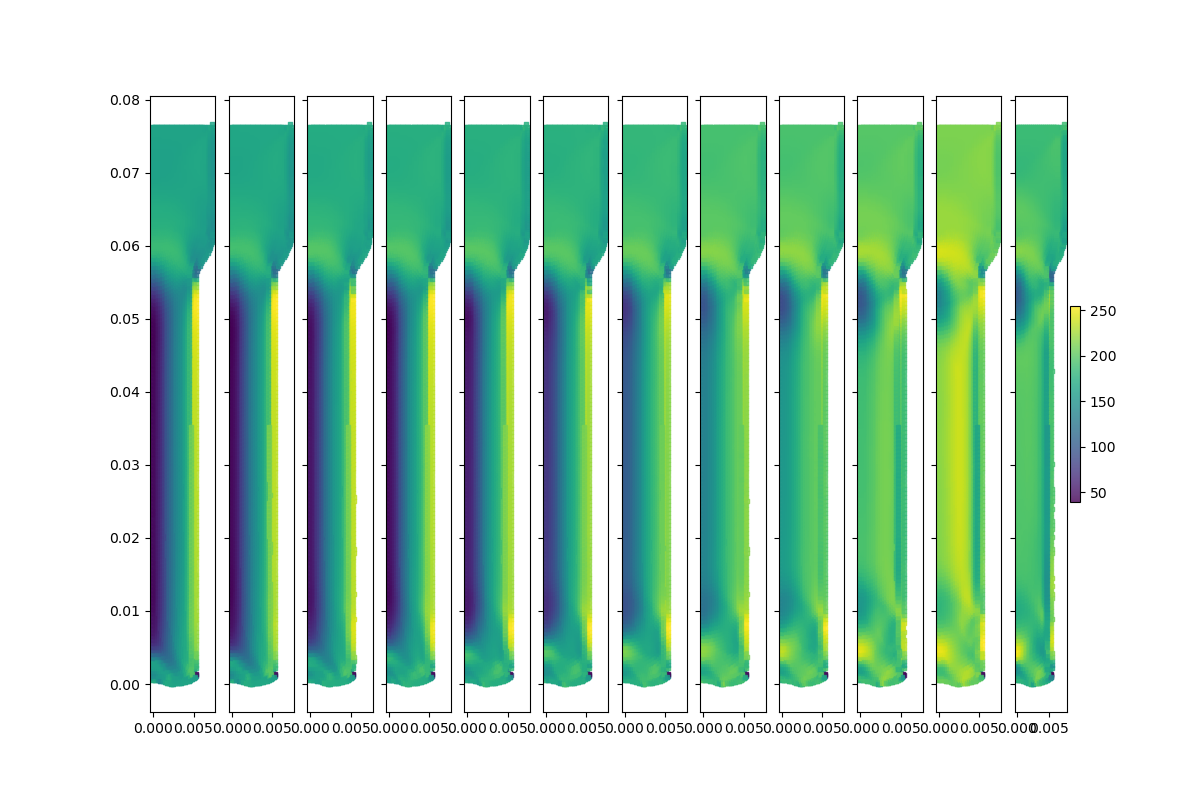

Write the Python code that produced this figure.
import numpy as np
import pandas as pd
import matplotlib.pyplot as plt

data_points = 7744
im_size = 88
size = 12
df_xz = pd.read_csv('/Volumes/ShuoYang/data_test/XZ_coor.csv', header=None)
data_xz = np.asarray(df_xz)
x = data_xz[0, :data_points] - np.min(data_xz[0])
z = data_xz[1, :data_points] - np.min(data_xz[1])
path = './dataset/data_single_label.csv'
df = pd.read_csv(path, header=None)
images = df.iloc[:, 1:data_points + 1].values.astype('float32')

fig, axs = plt.subplots(1, size, figsize=(size, 8), sharey=True)
for index, num in enumerate(range(12)):
    color = images[num]
    ax = axs[index].scatter(x, z, s = 8, c= color, marker = 's', alpha = 0.8)
plt.colorbar(ax)
plt.savefig('./test.png')
print('Image has been saved in path!')